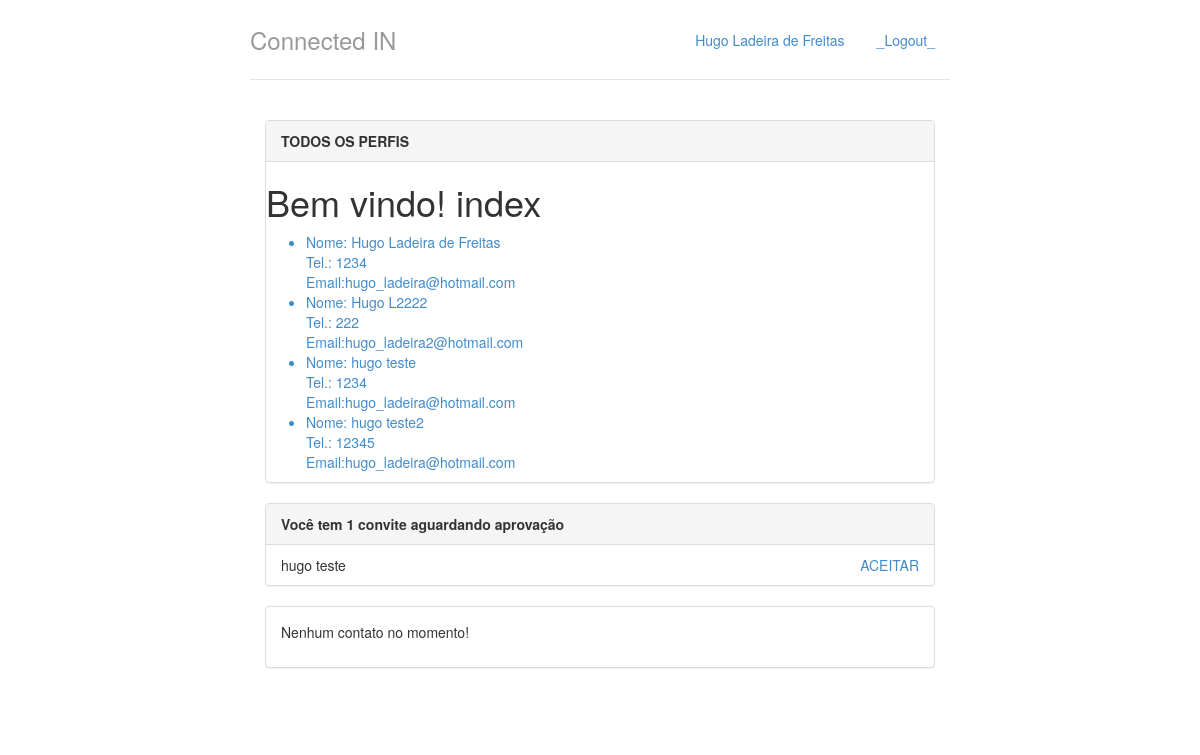
The app's page / (signed in) with its own data.
### perfis/models.py (models this page shows, shortened)
class Perfil(models.Model):
    nome = models.CharField(max_length=255, null=False)
    telefone = models.CharField(max_length=15, null=False)
    contatos = models.ManyToManyField('self')
    usuario = models.OneToOneField(User, related_name='perfil')
    @property
    def email(self):
        return self.usuario.email

class Convite(models.Model):
    solicitante = models.ForeignKey(Perfil, related_name='convites_feitos')
    convidado = models.ForeignKey(Perfil, related_name='convites_recebidos')

### perfis/views.py (the view)
# urls.py: url(r'^$', views.index, name='index'),
@login_required
def index(request):
    return render(request, 'index.html', {'perfis':Perfil.objects.all(), 'perfil_logado':get_perfil_logado(request)})

### perfis/views.py (called while the page is built)
@login_required
def get_perfil_logado(request):
    return request.user.perfil

### perfis/templates/index.html
{% extends "base.html" %}
{% block body %}
<div class="col-lg-12">
    <div class="panel panel-default">
        <div class="panel-heading">
            <strong>TODOS OS PERFIS</strong>
        </div>
        <h1>Bem vindo! index</h1>
        {%if perfis%}
        <ul>
            {% for p in perfis %}
            <a href="{% url 'exibir' p.id %}">
                <li>Nome: {{p.nome}} <br>Tel.: {{p.telefone}} <br>Email:{{p.email}}</li>
            </a>
            {%endfor%}
        </ul>
        {% else %}
            <p>NENHUM PERFIL ENCONTRADO!</p>
        {% endif %}
    </div>
    <div class="panel panel-default">
        {% with total_cv=perfil_logado.convites_recebidos.count %}
            <div class="panel-heading">
                <strong>Você tem {{ total_cv }} convite{{ total_cv | pluralize }} aguardando aprovação</strong>
            </div>
            {% if total_cv %}
            <ul class="list-group">
                {% for con in perfil_logado.convites_recebidos.all %}
                    <li class="list-group-item">
                        {{con.solicitante.nome}}
                        <a href="{% url 'aceitar' con.id %}" class="pull-right">ACEITAR</a>
                    </li>
                {% endfor %}
            </ul>
            {% else %}
                <div class="panel-body">
                    <p>Nenhum convite recebido!</p>
                </div>
            {% endif %}
        {% endwith %}
    </div>
    <div class="panel panel-default">
        {% with total_contatos=perfil_logado.contatos.count %}
            {% if total_contatos %}
            <div class="panel-heading">
                <strong>Você tem {{ total_contatos }} contato{{ total_contatos | pluralize }} </strong>
            </div>
            <ul class="list-group">
                {% for con in perfil_logado.contatos.all %}
                    <li class="list-group-item">
                        <a href="{% url 'exibir' con.id %}">{{con.nome}}</a>
                    </li>
                {% endfor %}
            </ul>
            {% else %}
                <div class="panel-body">
                    <p>Nenhum contato no momento!</p>
                </div>
            {% endif %}
        {% endwith %}
    </div>
</div>
{% endblock %}

### perfis/templates/base.html (shortened to what this page needs)
{% load staticfiles %}
<!DOCTYPE html>
<html lang="pt-br">
<head>
    <link rel="stylesheet" href="{% static "styles/bootstrap.css" %}">
    <link rel="stylesheet" href="{% static "styles/main.css" %}">
</head>
<body>
    <div class="container">
        <div class="header">
            <ul class="nav nav-pills pull-right">
                <li><a href="{% url 'index' %}">{{perfil_logado.nome}}</a></li>
                <li><a href="/logout/">_Logout_</a></li>
            </ul>
            <h3 class="text-muted">Connected IN</h3>
        </div>
        <div class="row content">
                {% block body %}
                {% endblock %}
        </div>
    </div>
</body>
</html>

### perfis/static/styles/main.css (style rules this page uses)
body { padding-top: 20px; padding-bottom: 20px; }
.header, .content, .footer { padding-left: 15px; padding-right: 15px; }
.header { border-bottom: 1px solid #e5e5e5; }
.header h3 { margin-top: 0; margin-bottom: 0; line-height: 40px; padding-bottom: 19px; }
@media (min-width: 768px) { .container { max-width: 730px; } }
.content { margin: 40px 0; }
@media screen and (min-width: 768px) { .header, .content, .footer { padding-left: 0; padding-right: 0; } }
@media screen and (min-width: 768px) { .header { margin-bottom: 30px; } }

### records on screen
Perfil: nome "Hugo Ladeira de Freitas", telefone "1234", email "hugo_ladeira@hotmail.com"
Perfil: nome "Hugo L2222", telefone "222", email "hugo_ladeira2@hotmail.com"
Perfil: nome "hugo teste", telefone "1234", email "hugo_ladeira@hotmail.com"
Perfil: nome "hugo teste2", telefone "12345", email "hugo_ladeira@hotmail.com"
Convite: solicitante.nome "hugo teste"

### other values on screen
{{ total_cv }} "1"
